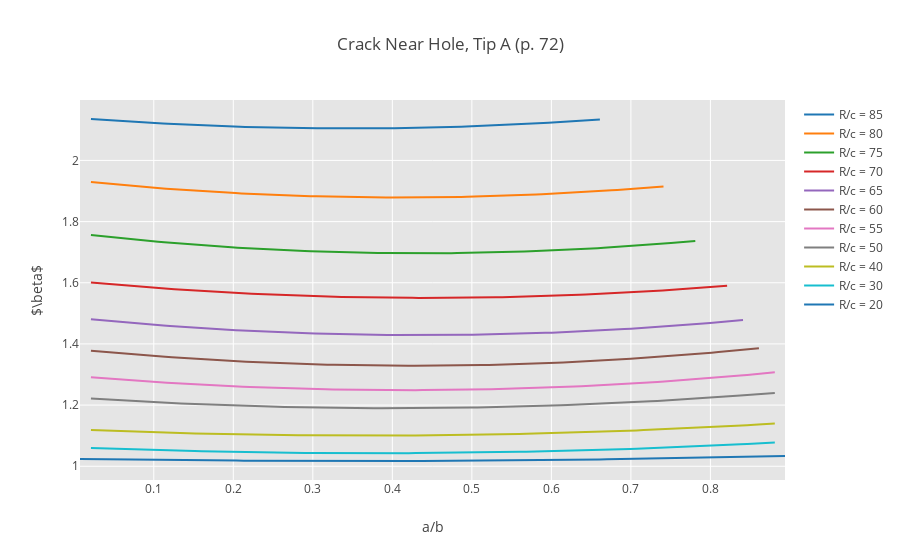

Notebook code cell kept with this figure:
### Code cell
#plot third figure
iplot(fig[2])
